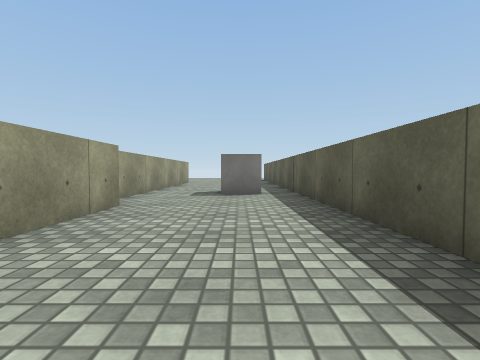
View 1 (above)

18 first-person views from a walk through a Unity game level. The camera is 0.58 m above the floor, tilts 2° down and sees 85° across. The floor is counted in squares, 1 m on a side. Each view is taken from the middle of a square. On the plan, view 1 faces up. The plan holds only what a view shows up to about 9 squares ahead; the rest is blank. The place goes on beyond the plan. The player character is not drawn. Surface patterns are stand-ins for the level's own textures.

View 2
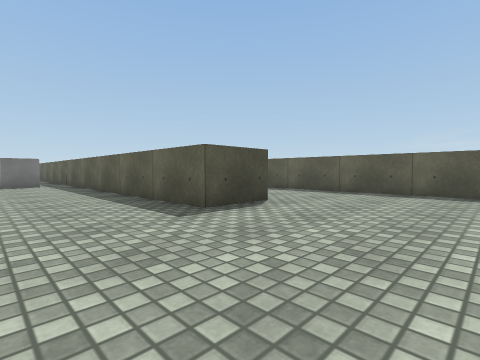

View 3
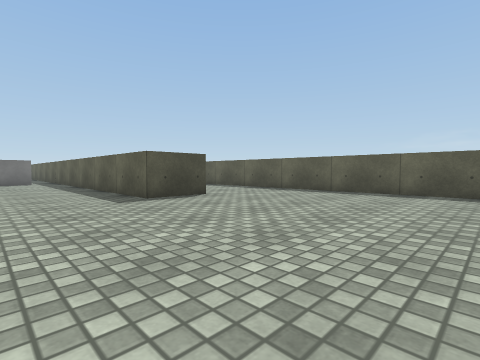

View 4
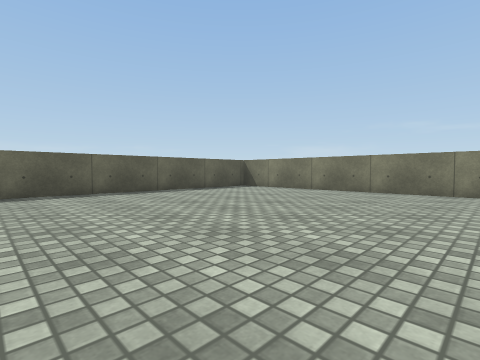

View 5
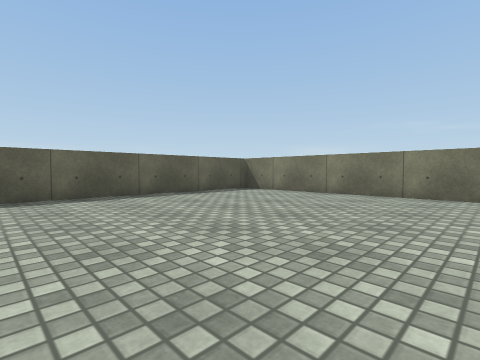

View 6
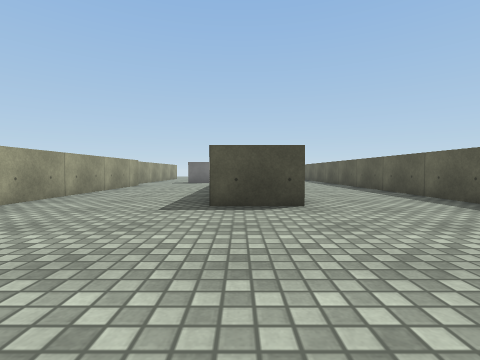

View 7
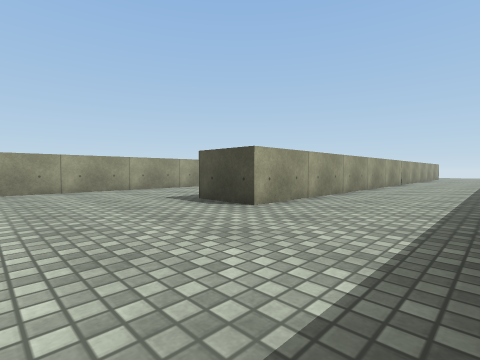

View 8
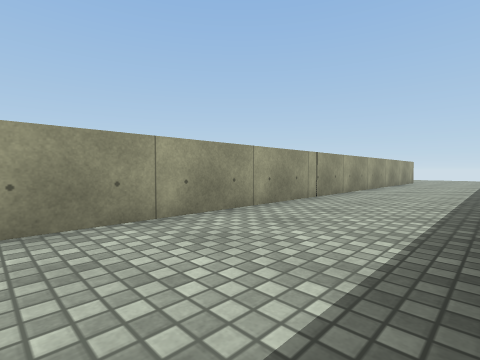

View 9
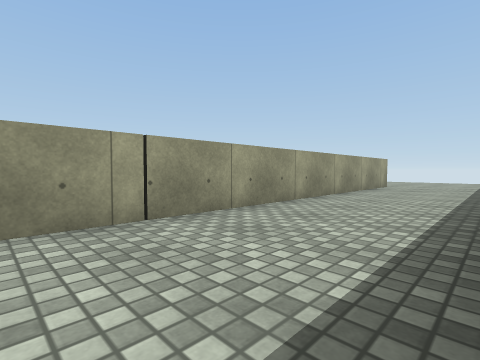

View 10
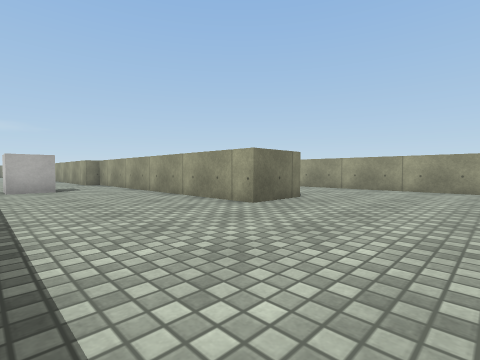

View 11
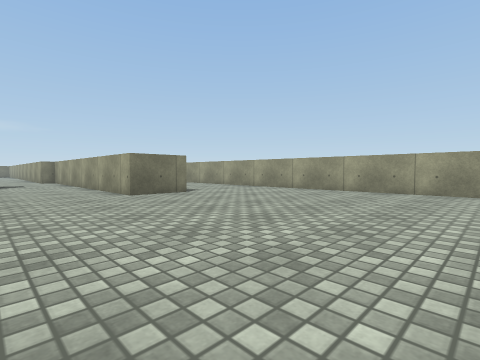

View 12
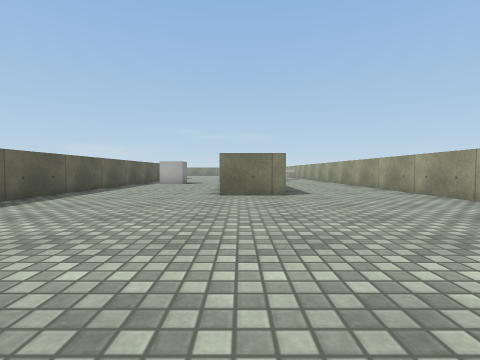

View 13
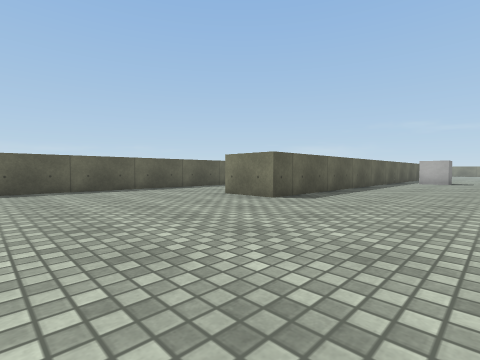

View 14
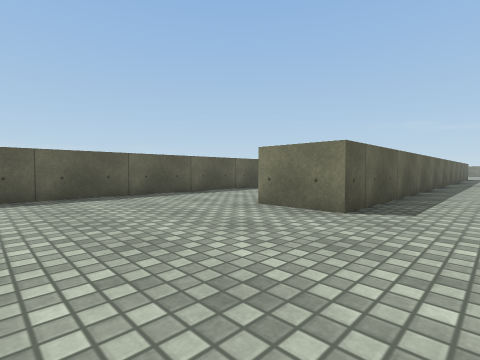

View 15
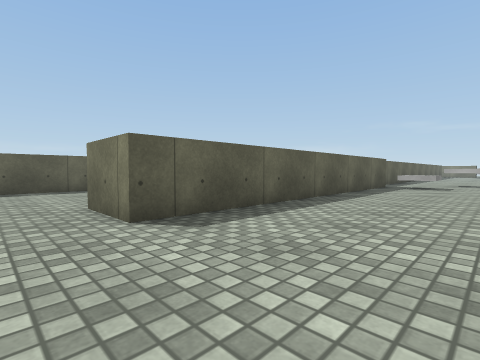

View 16
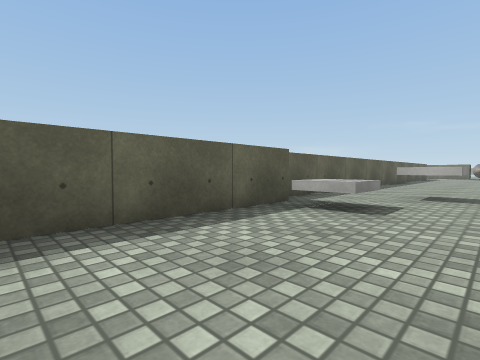

View 17
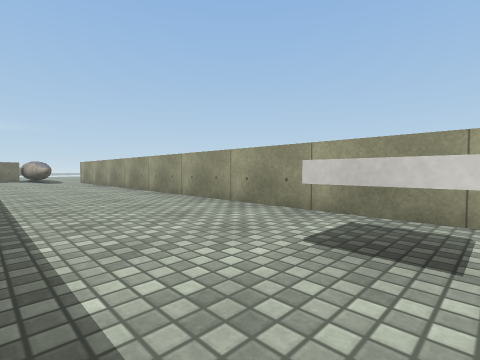

View 18
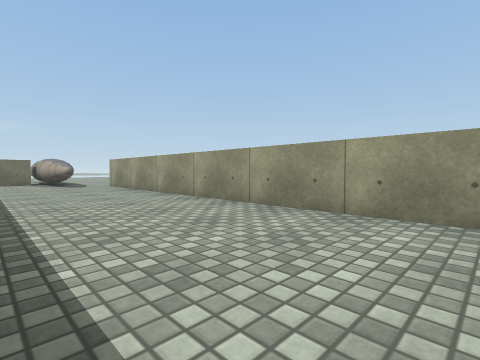

### Floor plan
Points are (right, up) in squares from view 1. A wall is a line through its corners. A room is listed if a view was taken in it or the views show most of it. See-through windows are left out.
Room 1 (views 1, 2, 3, 4, 5, 6, 7, 8, 9)
walls: (-2, 4.4) (-2, -4.8); (-0.8, -12.4) (6.2, -12.4) (6.2, 3); (6.2, 13.4) (6.2, 16.6); (3.1, 15.9) (3.1, -1.7) (1.5, -1.7) (1.5, 4.5)
ways out: opening at (0, 5) to room 2; opening at (5, 17) to room 2
Room 2 (views 10, 11, 12, 13, 14, 15, 16, 17, 18)
walls: (-4.1, 3.8) (-4.1, 12.8) (-2.5, 12.8) (-2.5, 5.4); (1.5, 4.5) (1.5, 16.5) (3.1, 16.5); (-7.5, 1.9) (-7.5, -11.2); (-3.6, -1.4) (-3.6, 3); (6.2, 16.6) (6.2, 20.8); (-7.5, 18.8) (-7.5, 10); (-6, -12.3) (-5.8, -12.9)
ways out: opening at (0, 5) to room 1; opening at (5, 17) to room 1; opening at (-4.5, -13)
objects: other object (-6, 1) to (-6, 2); other object (-5, 4); cube (0, 7)

Where each view was taken, in squares from view 1:
view 1: 0 up, 0 right, facing up
view 2: 5 down, 1 left, facing up-right
view 3: 7 down, 1 left, facing up-right
view 4: 5 down, 1 left, facing down-right
view 5: 6 down, 0 right, facing down-right
view 6: 6 down, 2 right, facing up
view 7: 5 down, 6 right, facing up-left
view 8: 2 up, 6 right, facing up-left
view 9: 6 up, 6 right, facing up-left
view 10: 16 up, 1 right, facing down-left
view 11: 19 up, 0 right, facing down-left
view 12: 19 up, 3 left, facing down
view 13: 21 up, 2 left, facing down-right
view 14: 20 up, 0 right, facing down-right
view 15: 14 up, 7 left, facing down-right
view 16: 8 up, 7 left, facing down-right
view 17: 2 up, 4 left, facing down-left
view 18: 2 down, 4 left, facing down-left
